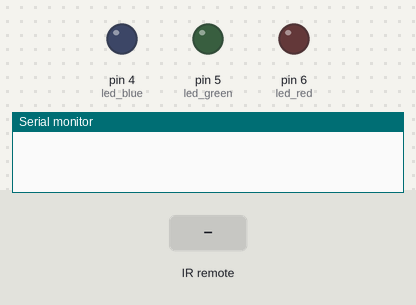
Recording of a sketch running on a simulated Arduino Uno, built with avr-gcc and run on an emulated ATmega328P. On the bench: output pins drawn as LEDs (lit = HIGH), the last lines printed to the serial monitor. The inputs (shaded band) are chosen by the test bench.

Above: at 1.2 s.
1.3 s: infrared code 0xFD08F7 received
At 1.6 s:
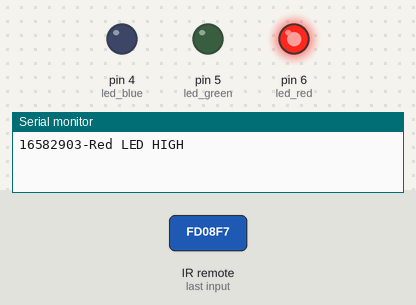
2.8 s: infrared code 0xFD48B7 received
At 3.6 s:
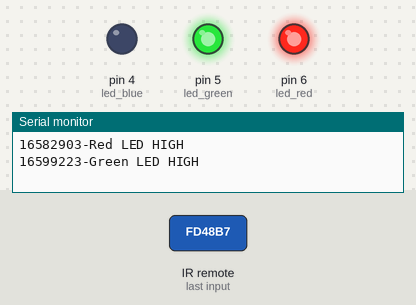
4.3 s: infrared code 0xFD8877 received
At 4.8 s:
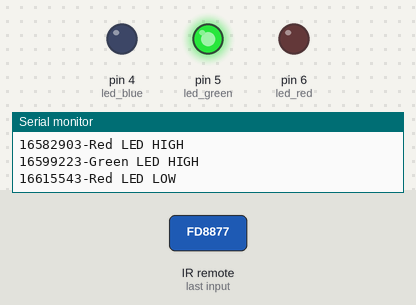
5.8 s: infrared code 0xFDA857 received
At 7.0 s:
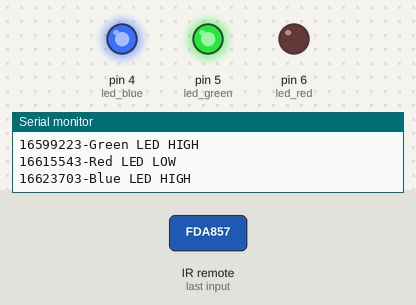
7.3 s: infrared code 0xFD28D7 received
At 8.3 s:
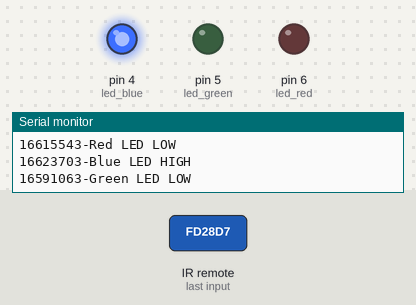
8.8 s: infrared code 0xFD08F7 received
At 9.5 s:
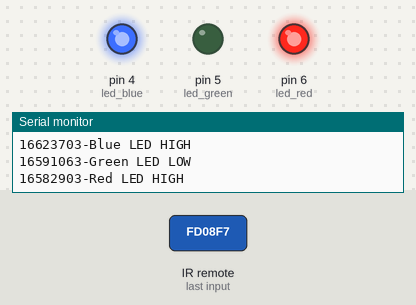
Timing chart, 0 to 11.3 s (numbered marks = the images above; inputs shaded):
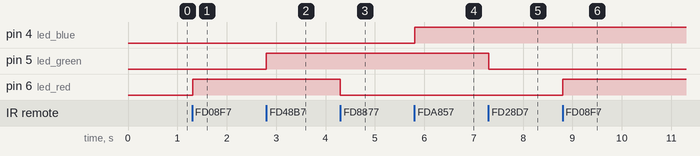

The sketch:

Infrared_sensor_and_led.ino
```cpp
#include <IRremote.h>		//library to send and receive IR signals

const int led_red = 6;
const int led_green = 5;
const int led_blue = 4;

int ir_sensor = 12;
int val;

IRrecv irrecv(ir_sensor);	//helps to receive infrared signals from IR sensors
decode_results results;		//the command allows us to decode the input received

void setup(){
  Serial.begin(9600);
  irrecv.enableIRIn();		//allows IR sensor to receive input from IR remote
  pinMode(led_red,OUTPUT);
  pinMode(led_green,OUTPUT);
  pinMode(led_blue,OUTPUT);
}

void loop(){
  //decoding infrared input
  if(irrecv.decode(&results)){			//this checks if the code has been received
    long int decCode = results.value;
    Serial.print(results.value);

    /*If the IR sensor can decode the input signal, we enter the
    switch case statement to control the LEDs using IR Remote
    */

    switch (results.value){
      case 16582903: //when you press the 1 button
      	Serial.println("-Red LED HIGH");
        digitalWrite(led_red, HIGH);
        break;
      case 16615543: //when you press the 2 button
        Serial.println("-Red LED LOW");
        digitalWrite(led_red, LOW);
        break;
      case 16599223: //when you press the 3 button
      	Serial.println("-Green LED HIGH");
        digitalWrite(led_green, HIGH);
        break;
      case 16591063: //when you press the 4 button
      	Serial.println("-Green LED LOW");
        digitalWrite(led_green, LOW);
        break;
      case 16623703 : //when you press the 5 button
      	Serial.println("-Blue LED HIGH");
        digitalWrite(led_blue, HIGH);
        break;
      case 16607383: //when you press the 6 button
      	Serial.println("-Blue LED LOW");
        digitalWrite(led_blue, LOW);
        break;
    }
    irrecv.resume();		//receive the next value
    Serial.println();
  }
  delay(10);
}
```

Measured:
- after the input at 1.3 s, pin 6 (led_red): LOW → HIGH at once
- after the input at 2.8 s, pin 5 (led_green): LOW → HIGH at once
- after the input at 4.3 s, pin 6 (led_red): HIGH → LOW at once
- after the input at 5.8 s, pin 4 (led_blue): LOW → HIGH at once
- after the input at 7.3 s, pin 5 (led_green): HIGH → LOW at once
- after the input at 8.8 s, pin 6 (led_red): LOW → HIGH at once
